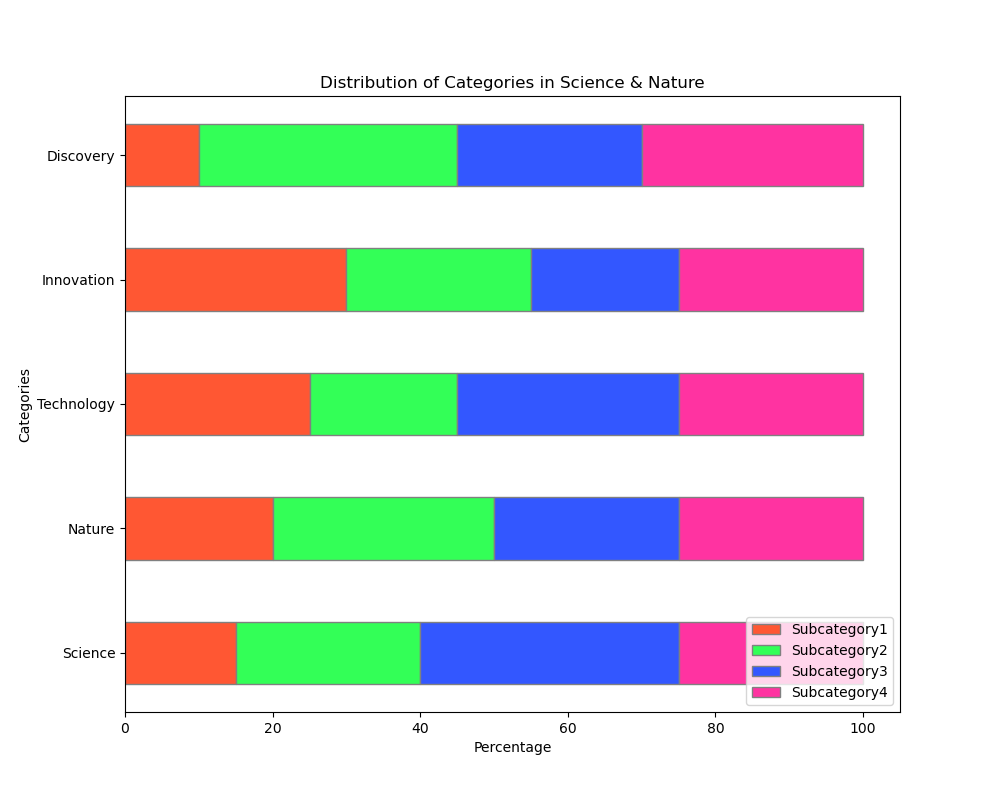

Generate this figure with Python:

import matplotlib.pyplot as plt
import numpy as np

data = {
    'Category': ['Science', 'Nature', 'Technology', 'Innovation', 'Discovery'],
    'Subcategory1': [15, 20, 25, 30, 10],
    'Subcategory2': [25, 30, 20, 25, 35],
    'Subcategory3': [35, 25, 30, 20, 25],
    'Subcategory4': [25, 25, 25, 25, 30]
}

categories = data['Category']
subcategory1 = data['Subcategory1']
subcategory2 = data['Subcategory2']
subcategory3 = data['Subcategory3']
subcategory4 = data['Subcategory4']

barWidth = 0.5
bars1 = np.array(subcategory1)
bars2 = np.array(subcategory2)
bars3 = np.array(subcategory3)
bars4 = np.array(subcategory4)

r = np.arange(len(categories))

plt.figure(figsize=(10, 8))

plt.barh(r, bars1, color='#FF5733', edgecolor='grey', height=barWidth)
plt.barh(r, bars2, left=bars1, color='#33FF57', edgecolor='grey', height=barWidth)
plt.barh(r, bars3, left=bars1+bars2, color='#3357FF', edgecolor='grey', height=barWidth)
plt.barh(r, bars4, left=bars1+bars2+bars3, color='#FF33A1', edgecolor='grey', height=barWidth)

plt.xlabel('Percentage')
plt.ylabel('Categories')
plt.title('Distribution of Categories in Science & Nature')

plt.yticks(r, categories)

plt.legend(['Subcategory1', 'Subcategory2', 'Subcategory3', 'Subcategory4'], loc='lower right')

plt.show()
